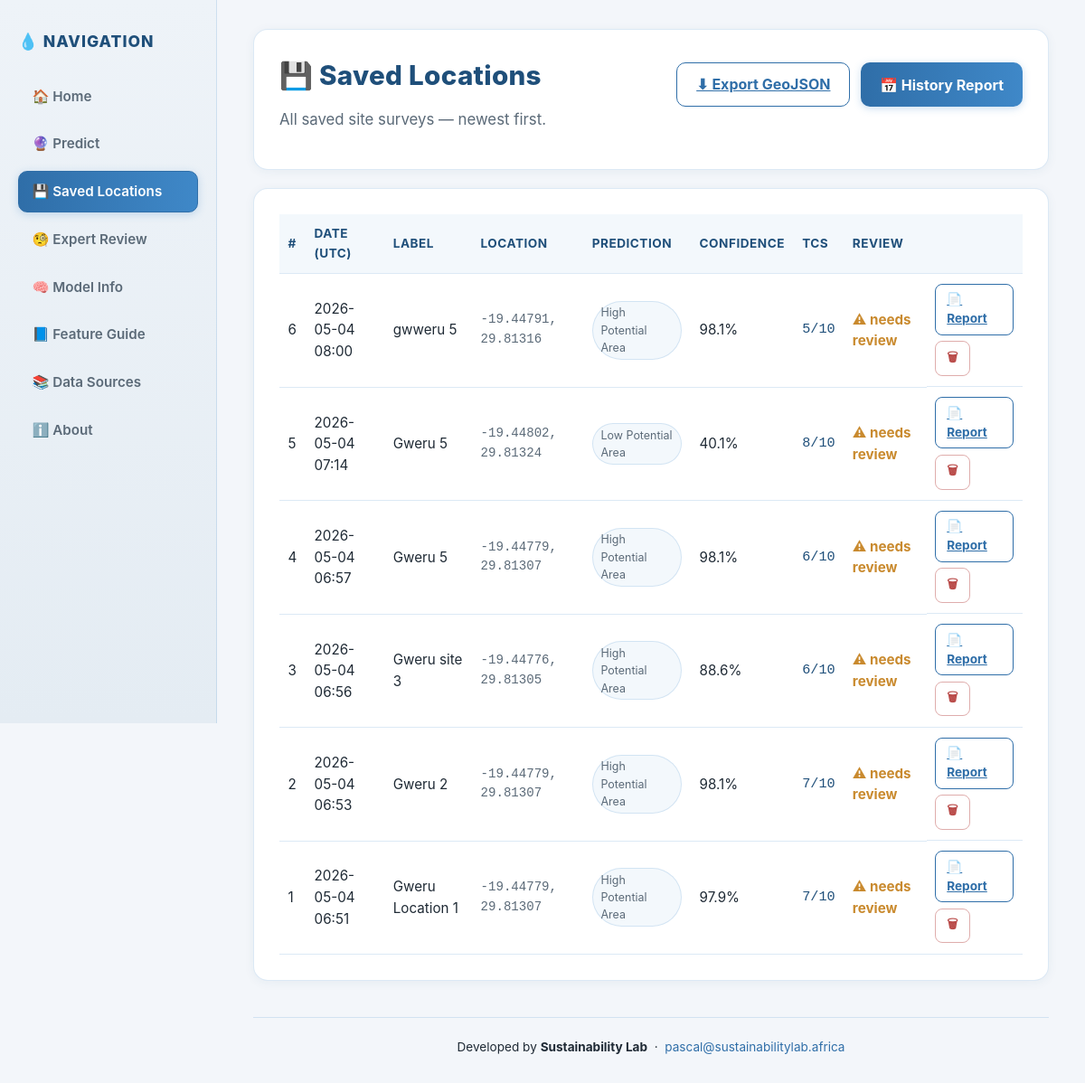
/saved, run on an earlier commit of the app's database.
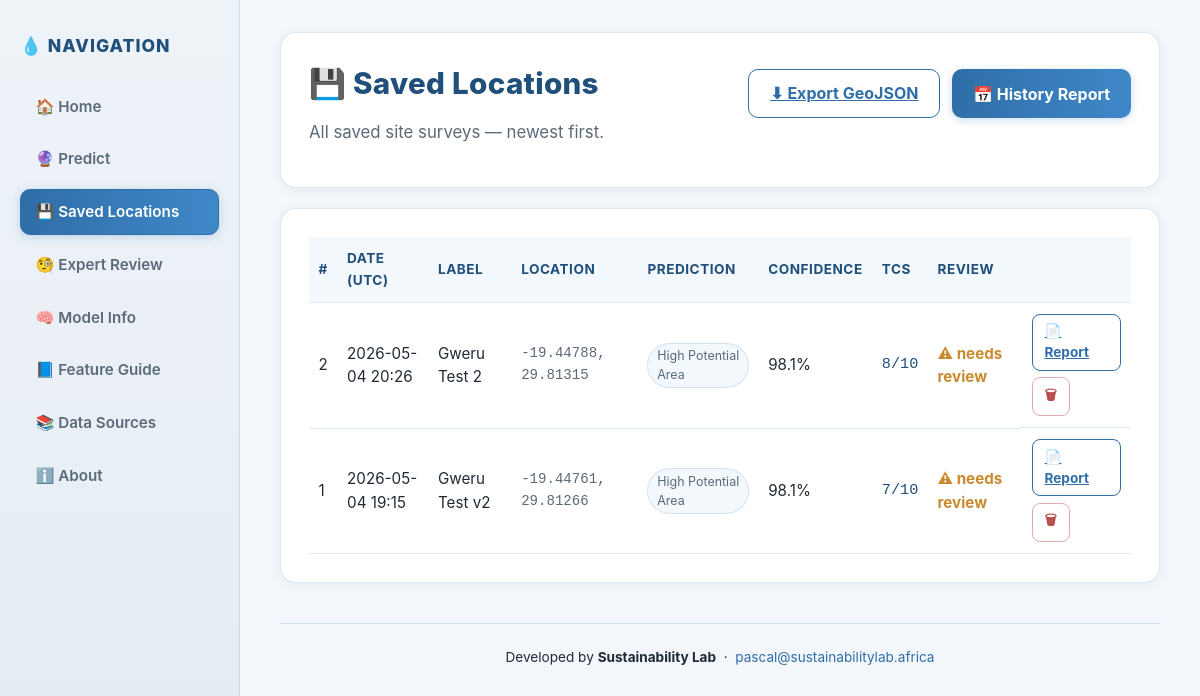
And on a later commit of the database.
### models.py (models this page shows, shortened)
class SavedLocation(db.Model):
    __tablename__ = "saved_locations"
    id          = db.Column(db.Integer, primary_key=True)
    latitude    = db.Column(db.Float,        nullable=False)
    longitude   = db.Column(db.Float,        nullable=False)
    label       = db.Column(db.String(200),  nullable=True)
    hydrogeology_json    = db.Column(db.Text, nullable=True)
    predictors_json      = db.Column(db.Text, nullable=True)   # the 6 model inputs + per-feature 'inferred' flags
    supplementary_json   = db.Column(db.Text, nullable=True)   # Phase 2 \u00a73.1.2 observations
    land_use_json        = db.Column(db.Text, nullable=True)   # Phase 3 checklist + computed LUPS
    prediction_json      = db.Column(db.Text, nullable=True)   # raw model output + final adjusted + TCS + BGS check + flags
    expert_review_json   = db.Column(db.Text, nullable=True)
    final_class          = db.Column(db.String(40),  nullable=True, index=True)   # "High Potential Area" or "Low Potential Area"
    tcs                  = db.Column(db.Integer,     nullable=True, index=True)
    needs_expert_review  = db.Column(db.Boolean,     nullable=False, default=False, index=True)
    created_at           = db.Column(db.DateTime, default=datetime.utcnow,
                                     nullable=False, index=True)
    def get_prediction(self):      return _json_loads(self.prediction_json)      or {}
    def to_summary_dict(self):
        pred = self.get_prediction()
        raw  = (pred or {}).get("raw_model") or {}
        return {
            "id":            self.id,
            "latitude":      self.latitude,
            "longitude":     self.longitude,
            "label":         self.label,
            "prediction":    self.final_class or pred.get("final_label") or raw.get("label") or pred.get("label", "\u2014"),
            "high_pct":      raw.get("high_potential_pct") or pred.get("high_potential_pct"),
            "tcs":           self.tcs,
            "needs_review":  bool(self.needs_expert_review),
            "created_at":    self.created_at.isoformat() + "Z",
        }

### app.py (the view)
    @app.route("/saved")
    def saved_page():
        rows = (SavedLocation.query
                .order_by(SavedLocation.created_at.desc())
                .all())
        return render_template(
            "saved.html",
            page="saved",
            rows=[r.to_summary_dict() for r in rows],
        )

### models.py (called while the page is built)
def _json_loads(raw):
    if not raw:
        return None
    try:
        return json.loads(raw)
    except (TypeError, ValueError):
        return None

### templates/saved.html (shortened to what this page needs)
{% extends "base.html" %}
{% block content %}
  <div class="card">
    <div style="display: flex; justify-content: space-between; align-items: flex-start; gap: 1rem; flex-wrap: wrap;">
      <div>
        <h1>💾 Saved Locations</h1>
        <p class="lead">All saved site surveys — newest first.</p>
      </div>
      <div class="btn-row">
        <a href="/api/saved.geojson" class="btn btn-secondary" download>⬇ Export GeoJSON</a>
        <button id="btn-history" class="btn">📅 History Report</button>
      </div>
    </div>
  </div>
  <div class="card">
    {% if not rows %}
      <p class="muted">
        No saved surveys yet. Go to the <a href="{{ url_for('predict_page') }}">Predict</a>
        page, complete a survey end-to-end, and save it from the bottom of the page.
      </p>
    {% else %}
      <table class="saved-table">
        <thead>
          <tr>
            <th>#</th>
            <th>Date (UTC)</th>
            <th>Label</th>
            <th>Location</th>
            <th>Prediction</th>
            <th>Confidence</th>
            <th>TCS</th>
            <th>Review</th>
            <th></th>
          </tr>
        </thead>
        <tbody>
          {% for r in rows %}
            <tr data-id="{{ r.id }}">
              <td>{{ r.id }}</td>
              <td>{{ r.created_at[:16].replace('T', ' ') }}</td>
              <td>{{ r.label or '—' }}</td>
              <td class="mono">{{ '%.5f'|format(r.latitude) }}, {{ '%.5f'|format(r.longitude) }}</td>
              <td>
                {% if 'High' in (r.prediction or '') %}
                  <span class="pill pill-good">{{ r.prediction }}</span>
                {% elif 'Low' in (r.prediction or '') %}
                  <span class="pill pill-bad">{{ r.prediction }}</span>
                {% else %}
                  <span class="muted">—</span>
                {% endif %}
              </td>
              <td>
                {% if r.high_pct is not none %}
                  {{ '%.1f'|format(r.high_pct) }}%
                {% else %}
                  <span class="muted">—</span>
                {% endif %}
              </td>
              <td class="tcs-cell">
                {% if r.tcs is not none %}{{ r.tcs }}/10{% else %}—{% endif %}
              </td>
              <td>
                {% if r.needs_review %}
                  <span class="review-flag">⚠ needs review</span>
                {% else %}
                  <span class="muted">—</span>
                {% endif %}
              </td>
              <td class="row-actions">
                <a href="{{ url_for('site_survey_report', loc_id=r.id) }}"
                   class="btn btn-secondary btn-sm">📄 Report</a>
                <button class="btn btn-danger btn-sm btn-delete" data-id="{{ r.id }}">🗑</button>
              </td>
            </tr>
          {% endfor %}
        </tbody>
      </table>
    {% endif %}
  </div>
{% endblock %}

### templates/base.html (shortened to what this page needs)
<!doctype html>
<html lang="en">
<head>
  <link rel="stylesheet" href="{{ url_for('static', filename='css/style.css') }}">
</head>
<body>
  <div class="layout">
    <aside class="sidebar">
      <h2>💧 Navigation</h2>
      <nav>
        <a href="{{ url_for('home')              }}" class="{{ 'active' if page == 'home'           else '' }}">🏠 Home</a>
        <a href="{{ url_for('predict_page')      }}" class="{{ 'active' if page == 'predict'        else '' }}">🔮 Predict</a>
        <a href="{{ url_for('saved_page') }}" class="{{ 'active' if page == 'saved' else '' }}">💾 Saved Locations</a>
        <a href="{{ url_for('expert_review_page')}}" class="{{ 'active' if page == 'expert-review'  else '' }}">🧐 Expert Review</a>
        <a href="{{ url_for('model_info_page')   }}" class="{{ 'active' if page == 'model-info'     else '' }}">🧠 Model Info</a>
        <a href="{{ url_for('feature_guide_page')}}" class="{{ 'active' if page == 'feature-guide'  else '' }}">📘 Feature Guide</a>
        <a href="{{ url_for('data_sources_page') }}" class="{{ 'active' if page == 'data-sources'   else '' }}">📚 Data Sources</a>
        <a href="{{ url_for('about_page')        }}" class="{{ 'active' if page == 'about'          else '' }}">ℹ️ About</a>
      </nav>
    </aside>
    <main class="main">
      {% block content %}{% endblock %}
      <footer class="app-footer">
        <p>
          Developed by <strong>Sustainability Lab</strong>
          &nbsp;·&nbsp;
          <a href="mailto:pascal@sustainabilitylab.africa">pascal@sustainabilitylab.africa</a>
        </p>
      </footer>
    </main>
  </div>
</body>
</html>

### static/css/style.css (style rules this page uses)
:root { --bg-base: #f3f6fa; --bg-card: #ffffff; --bg-card-2: #f7fafd; --bg-sidebar: #eef3f8; --blue: #2f6ea8; --blue-bright: #3f88c8; --blue-deep: #1f4f7a; --blue-soft: rgba(63, 136, 200, 0.18); --blue-glow: rgba(63, 136, 200, 0.28); --blue-tint: rgba(63, 136, 200, 0.06); --text: #1f2a35; --text-mute: #5b6a78; --text-on-blue: #ffffff; --danger: #b94a48; --warning: #c98a2e; --success: #3a8b54; --radius: 12px; --radius-lg: 16px; --gap: 1.25rem; }
* { box-sizing: border-box; }
html, body { margin: 0; padding: 0; background: var(--bg-base); color: var(--text); font-family: -apple-system, BlinkMacSystemFont, "Segoe UI", Roboto, Helvetica, Arial, sans-serif; font-size: 16px; line-height: 1.55; }
.layout { display: grid; grid-template-columns: 240px 1fr; min-height: 100vh; }
.sidebar { background: linear-gradient(180deg, var(--bg-sidebar), #e4ecf3); border-right: 1px solid var(--blue-soft); padding: 2rem 1.25rem; position: sticky; top: 0; height: 100vh; overflow-y: auto; }
.sidebar h2 { font-size: 1.1rem; letter-spacing: 1px; margin: 0 0 1.5rem 0; color: var(--blue-deep); text-transform: uppercase; font-weight: 800; }
.sidebar nav { display: flex; flex-direction: column; gap: 0.4rem; }
.sidebar nav a { display: flex; align-items: center; gap: 0.65rem; padding: 0.65rem 0.9rem; border-radius: 10px; color: var(--text-mute); text-decoration: none; font-weight: 600; font-size: 0.95rem; border: 1px solid transparent; transition: all 0.15s ease; }
.sidebar nav a.active { color: var(--text-on-blue); background: linear-gradient(90deg, var(--blue), var(--blue-bright)); border-color: var(--blue); box-shadow: 0 2px 10px var(--blue-glow); }
.main { padding: 2rem 2.5rem 4rem 2.5rem; max-width: 1200px; }
.card { background: var(--bg-card); border: 1px solid var(--blue-soft); border-radius: var(--radius-lg); padding: 1.75rem; margin-bottom: var(--gap); box-shadow: 0 2px 12px rgba(31, 79, 122, 0.06); }
h1, h2, h3, h4 { color: var(--blue-deep); font-weight: 800; letter-spacing: 0.3px; margin-top: 0; }
h1 { font-size: 1.85rem; margin-bottom: 0.75rem; }
h2 { font-size: 1.35rem; margin-bottom: 0.6rem; }
p, li { color: var(--text); }
p { margin: 0.4rem 0 0.9rem 0; }
a { color: var(--blue); }
.btn { display: inline-flex; align-items: center; gap: 0.5rem; background: linear-gradient(90deg, var(--blue), var(--blue-bright)); color: var(--text-on-blue); border: none; border-radius: 10px; padding: 0.7rem 1.3rem; font-size: 1rem; font-weight: 700; cursor: pointer; box-shadow: 0 2px 8px var(--blue-glow); transition: transform 0.15s ease, box-shadow 0.15s ease, background 0.15s ease; font-family: inherit; }
.btn-secondary { background: transparent; color: var(--blue); border: 1px solid var(--blue); box-shadow: none; }
.btn-row { display: flex; gap: 0.75rem; flex-wrap: wrap; margin-top: 0.5rem; }
.lead { font-size: 1.05rem; color: var(--text-mute); }
.app-footer { margin: 2.5rem 0 0; padding: 1rem 0 0; border-top: 1px solid var(--blue-soft); text-align: center; color: var(--text-mute); font-size: 0.85rem; line-height: 1.6; }
.app-footer a { color: var(--blue); text-decoration: none; }
.saved-table { width: 100%; border-collapse: collapse; font-size: 0.95rem; }
.saved-table th, .saved-table td { text-align: left; padding: 0.7rem 0.6rem; border-bottom: 1px solid var(--blue-soft); }
.saved-table th { color: var(--blue-deep); font-weight: 700; font-size: 0.85rem; text-transform: uppercase; letter-spacing: 0.5px; background: var(--blue-tint); }
.saved-table .mono { font-family: ui-monospace, "SF Mono", Menlo, Consolas, monospace; color: var(--text-mute); font-size: 0.88rem; }
.row-actions { display: flex; gap: 0.4rem; flex-wrap: wrap; }
.pill-good { color: var(--success); background: rgba(58, 139, 84, 0.10); border-color: rgba(58, 139, 84, 0.40); }
.btn-sm { padding: 0.4rem 0.75rem; font-size: 0.85rem; border-radius: 8px; }
.btn-danger { background: transparent; color: var(--danger); border: 1px solid rgba(185, 74, 72, 0.45); box-shadow: none; }
.mono { font-family: ui-monospace, "SF Mono", Menlo, Consolas, monospace; color: var(--blue-deep); }
.pill { display: inline-block; font-size: 0.78rem; padding: 0.15rem 0.55rem; background: var(--blue-tint); border: 1px solid var(--blue-soft); border-radius: 999px; color: var(--text-mute); }
.saved-table .tcs-cell { font-family: ui-monospace, monospace; color: var(--blue-deep); }
.saved-table .review-flag { color: var(--warning); font-weight: 700; }

What changed in the data, as far as the page shows it:
removed SavedLocation: id "6", created_at "2026-05-04 08:00", label "gwweru 5", latitude "-19.44791", longitude "29.81316", prediction "High Potential Area", high_pct "98.1", tcs "5"
removed SavedLocation: id "5", created_at "2026-05-04 07:14", label "Gweru 5", latitude "-19.44802", longitude "29.81324", prediction "Low Potential Area", high_pct "40.1", tcs "8"
removed SavedLocation: id "4", created_at "2026-05-04 06:57", label "Gweru 5", latitude "-19.44779", longitude "29.81307", prediction "High Potential Area", high_pct "98.1", tcs "6"
removed SavedLocation: id "3", created_at "2026-05-04 06:56", label "Gweru site 3", latitude "-19.44776", longitude "29.81305", prediction "High Potential Area", high_pct "88.6", tcs "6"
changed SavedLocation id 2: created_at "2026-05-04 06:53" → "2026-05-04 20:26"; label "Gweru 2" → "Gweru Test 2"; latitude "-19.44779" → "-19.44788"; longitude "29.81307" → "29.81315"; tcs "7" → "8"
changed SavedLocation: created_at "2026-05-04 06:51" → "2026-05-04 19:15"; label "Gweru Location 1" → "Gweru Test v2"; latitude "-19.44779" → "-19.44761"; longitude "29.81307" → "29.81266"; high_pct "97.9" → "98.1"
